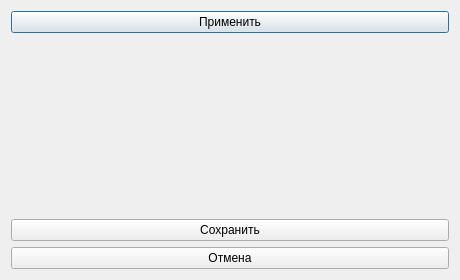
<?xml version="1.0" encoding="UTF-8"?>
<ui version="4.0"><class>Dialog</class><widget class="QDialog" name="Dialog"><property name="geometry"><rect><x>0</x><y>0</y><width>460</width><height>280</height></rect></property><property name="windowTitle"><string>#013 vbox/98_buttons_stack</string></property><layout class="QVBoxLayout" name="verticalLayout"><property name="leftMargin"><number>11</number></property><property name="topMargin"><number>11</number></property><property name="rightMargin"><number>11</number></property><property name="bottomMargin"><number>11</number></property><property name="spacing"><number>6</number></property><item><widget class="QPushButton" name="b1"><property name="text"><string>Применить</string></property></widget></item><item><spacer name="verticalSpacer"><property name="orientation"><enum>Qt::Orientation::Vertical</enum></property><property name="sizeHint" stdset="0"><size><width>40</width><height>20</height></size></property></spacer></item><item><widget class="QPushButton" name="b2"><property name="text"><string>Сохранить</string></property></widget></item><item><widget class="QPushButton" name="b3"><property name="text"><string>Отмена</string></property></widget></item></layout></widget></ui>
